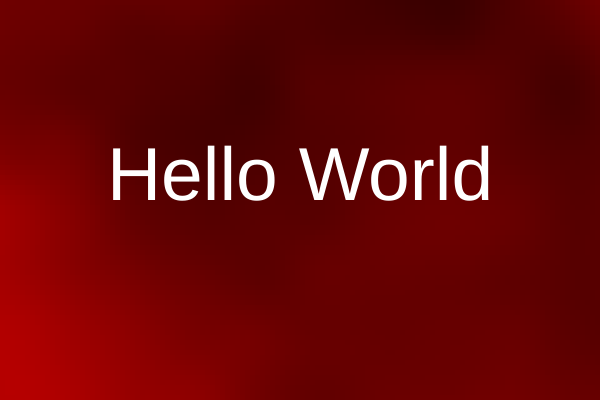
Frame 1 (no input)
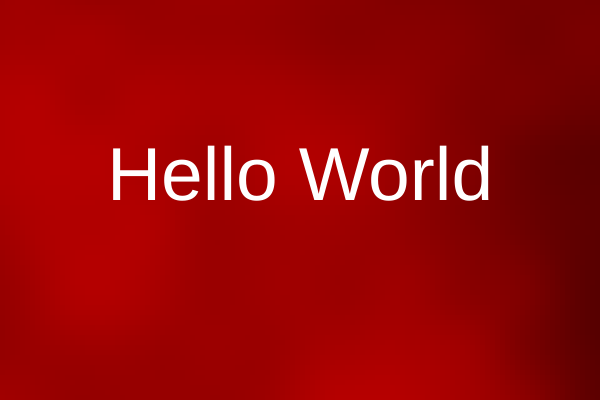
Frame 60 (no input)
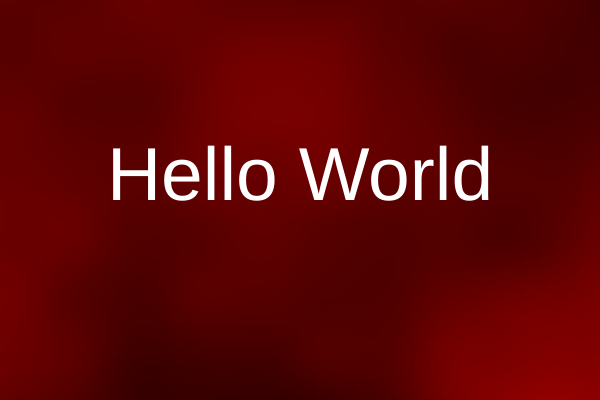
Frame 120 (the mouse pressed at the canvas centre since frame 60)

The p5.js sketch that drew these frames (run headless with seeded random() and noise() and a simulated clock; from frame 60 on, the mouse is pressed at the canvas centre):

// p5.js sketch
// ── sketch.js
var xstart, ystart, xdirnoise, ydirnoise, speed;
// The higher the step value the faster the program
// will run, but you will get less detail
var step = 5;
 
function setup() {
  createCanvas(600, 400);
  noStroke();
  xstart = random(10);
  ystart = random(10);
  xdirnoise = random(10);
  ydirnoise = random(10);
  speed = 30; // speed of the wind
}
 
function draw() {
  var xnoise = xstart;
  var ynoise = ystart;
  // noisy directions
  var xdir = (noise(xdirnoise) - 0.5) * speed;
  var ydir = (noise(ydirnoise) - 0.5) * speed; 
  // stable directions
  // xdir = -1 * speed;
  // ydir = 0 * speed;
  xstart = xstart + xdir * 0.01;
  ystart = ystart + ydir * 0.01;
  xdirnoise = xdirnoise + 0.01;
  ydirnoise = ydirnoise + 0.01;
     
  for (var y = 0; y < height; y = y + step) { 
    ynoise += 0.01;
    xnoise = xstart;
    for (var x = 0; x < width; x = x + step) {
      xnoise += 0.01;
      var nc = noise(xnoise, ynoise) * 255;
      //For RGB
      fill(nc, 0, 0);
      //For grayscale
      //fill(nc);
      rect(x, y, step, step);
    }
  }
  fill(255);
  textAlign(CENTER);
  textSize(75);
  text("Hello World", width/2, height/2);
}
